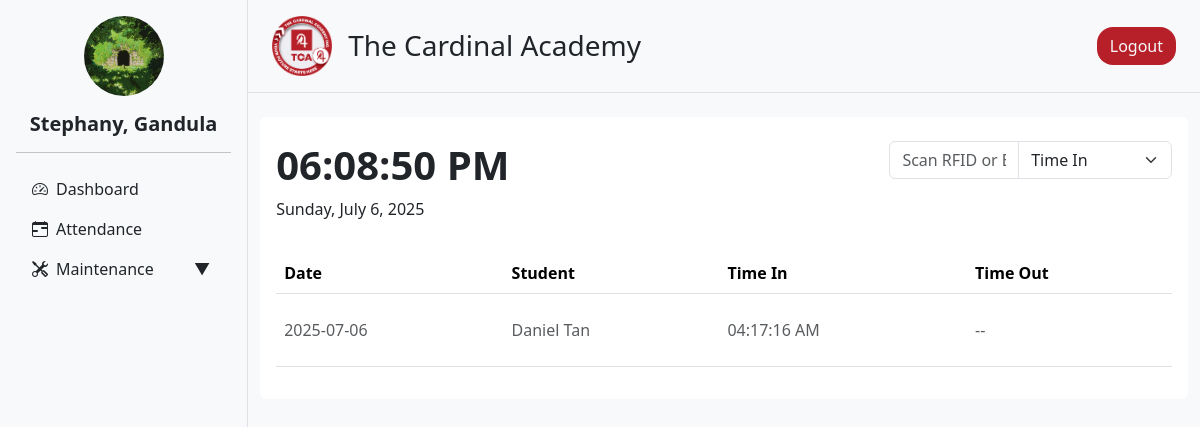
Screenshot of /teacher/attendance.php (signed in) with the database file from the repository.
### tables this page shows
CREATE TABLE `attendance` (
  `id` int(11) NOT NULL,
  `date` date NOT NULL,
  `time_in` time DEFAULT NULL,
  `time_out` time DEFAULT NULL,
  `teacher_id` int(11) NOT NULL,
  `student_id` int(11) NOT NULL
);

### teacher/attendance.php (the view, shortened to what this page needs)
<!DOCTYPE html>
<html lang="en">
<head>
  <?php include 'header.php' ?>
</head>
<body>
<div class="d-flex flex-row bg-light">
  <?php include 'navigation.php' ?>
  <div class="content flex-grow-1">
    <?php include 'nav_top.php' ?>
    <div class="container my-4">
      <div class="row g-4">
        <div class="col-12">
          <div class="rounded pt-4 p-3 bg-white">
            <div class="row mb-3">
              <div class="col-md-8">
                <div id="liveTime" class=" fw-bold"></div>
                <p id="date">Date</p>
              </div>
              <div class="col-12 col-md-4">
               <form id="attendanceForm" method="POST" action="attendance_rfid.php">
                    <div class="input-group">
                        <input
                        type="text"
                        name="rfid_code"
                        id="rfid_code"
                        class="form-control"
                        placeholder="Scan RFID or Enter ID"
                        required
                        >
                        <select class="form-select" name="attendance_type" id="attendance_type" required>
                        <option value="time_in" selected>Time In</option>
                        </select>
                    </div>
                    </form>
              </div>
            </div>
            <?php
                $sql = "SELECT
                            attendance.id,
                            attendance.date,
                            attendance.time_in,
                            attendance.time_out,
                            attendance.teacher_id,
                            attendance.student_id,
                            CONCAT(users.first_name, ' ', users.last_name) AS fullname
                        FROM attendance
                        INNER JOIN users ON attendance.student_id = users.user_id
                        WHERE attendance.date = CURDATE()
                        ORDER BY attendance.time_in ASC";
                $result = mysqli_query($conn, $sql);
                ?>
                <div class="table-responsive">
                <table class="table table-hover">
                    <thead>
                    <tr>
                        <th>Date</th>
                        <th>Student</th>
                        <th>Time In</th>
                        <th>Time Out</th>
                    </tr>
                    </thead>
                    <tbody>
                    <?php if (mysqli_num_rows($result) > 0): ?>
                        <?php while ($row = mysqli_fetch_assoc($result)): ?>
                        <tr>
                            <td><p class="text-muted py-3 mb-0"><?= htmlspecialchars($row['date']) ?></p></td>
                            <td><p class="text-muted py-3 mb-0"><?= htmlspecialchars($row['fullname']) ?></p></td>
                            <td>
                                <p class="text-muted py-3 mb-0">
                                    <?= $row['time_in'] ? date('h:i:s A', strtotime($row['time_in'])) : '<span class="text-muted">--</span>' ?>
                                </p>
                            </td>
                            <td>
                                <p class="text-muted py-3 mb-0">
                                    <?= $row['time_out'] ? date('h:i:s A', strtotime($row['time_out'])) : '<span class="text-muted">--</span>' ?>
                                </p>
                            </td>
                        </tr>
                        <?php endwhile; ?>
                    <?php else: ?>
                        <tr>
                        <td colspan="7" class="text-center text-muted">No attendance records found.</td>
                        </tr>
                    <?php endif; ?>
                    </tbody>
                </table>
                </div>
          </div>
        </div>
      </div>
    </div>
  </div>
</div>
</body>
</html>

### static/css/styles.css (style rules this page uses)
.content { width: 80%; }

### static/css/landing.css (style rules this page uses)
body { margin: 0; padding: 0; height: 100%; }

### rows the page displays
attendance: date "2025-07-06", fullname "Daniel Tan", time_in "04:17:16 AM"

### other values shown
$full_name "Stephany, Gandula"
